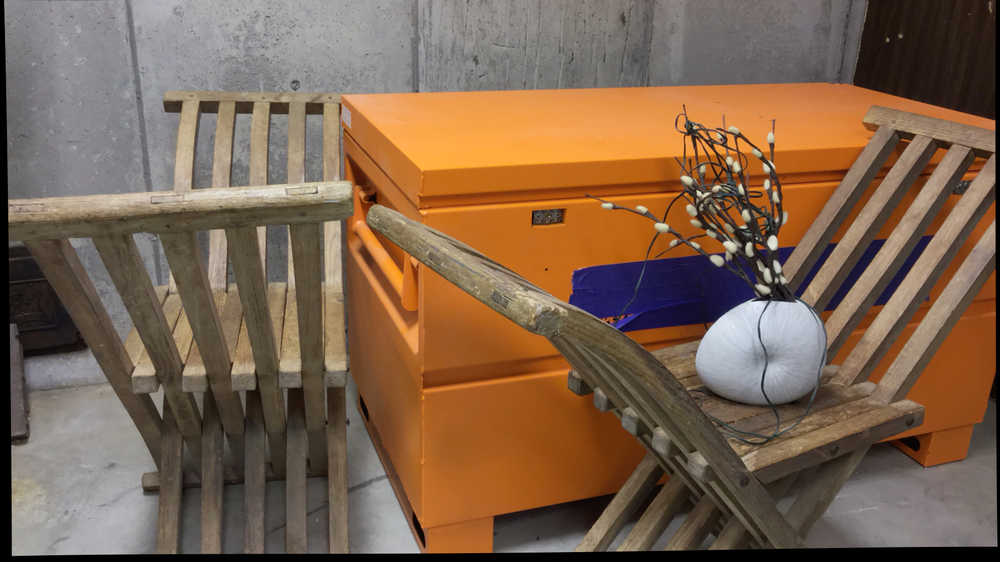
#> input picture Stereo_vision/data/curule/im0.png, 1000 x 562 px, shrunk from 1920 x 1080 before the run, found by its file name
$ python stereo_vision.py
#> lines starting #> are read from the running program, lines starting #| are printed output that depends on the picture; long printed decimals are rounded
#!/usr/bin/env python3

import cv2
import numpy as np
import matplotlib.pyplot as plt

# [19 lines of commented-out code are left out]


def fundamental_matrix(feat_1,feat_2):
    feat_1_mean_x = np.mean(feat_1[:, 0])
    feat_1_mean_y = np.mean(feat_1[:, 1])
    feat_2_mean_x = np.mean(feat_2[:, 0])
    feat_2_mean_y = np.mean(feat_2[:, 1])

    #Recenter the coordinates by subtracting mean
    feat_1[:,0] = feat_1[:,0] - feat_1_mean_x
    feat_1[:,1] = feat_1[:,1] - feat_1_mean_y
    feat_2[:,0] = feat_2[:,0] - feat_2_mean_x
    feat_2[:,1] = feat_2[:,1] - feat_2_mean_y


    #Compute the scaling terms which are the average distances from origin
    s_1 = np.sqrt(2.)/np.mean(np.sum((feat_1)**2,axis=1)**(1/2))
    s_2 = np.sqrt(2.)/np.mean(np.sum((feat_2)**2,axis=1)**(1/2))


    #Calculate the transformation matrices
    T_a_1 = np.array([[s_1,0,0],[0,s_1,0],[0,0,1]])
    T_a_2 = np.array([[1,0,-feat_1_mean_x],[0,1,-feat_1_mean_y],[0,0,1]])
    T_a = T_a_1 @ T_a_2


    T_b_1 = np.array([[s_2,0,0],[0,s_2,0],[0,0,1]])
    T_b_2 = np.array([[1,0,-feat_2_mean_x],[0,1,-feat_2_mean_y],[0,0,1]])
    T_b = T_b_1 @ T_b_2


    #Compute the normalized point correspondences
    x1 = ( feat_1[:, 0].reshape((-1,1)))*s_1
    y1 = ( feat_1[:, 1].reshape((-1,1)))*s_1
    x2 = (feat_2[:, 0].reshape((-1,1)))*s_2
    y2 = (feat_2[:, 1].reshape((-1,1)))*s_2

    #-point Hartley
    #A is (8x9) matrix
    A = np.hstack((x2*x1, x2*y1, x2, y2 * x1, y2 * y1, y2, x1, y1, np.ones((len(x1),1))))


    #Solve for A using SVD
    A = np.array(A)
    U,S,V = np.linalg.svd(A)
    V = V.T

    #last col - soln
    sol = V[:,-1]
    F = sol.reshape((3,3))
    U_F, S_F, V_F = np.linalg.svd(F)

    #Rank-2 constraint
    S_F[2] = 0
    S_new = np.diag(S_F)

    #Recompute normalized F
    F_new = U_F @ S_new @ V_F
    F_norm = T_b.T @ F_new @ T_a
    F_norm = F_norm/F_norm[-1,-1]
    return F_norm

def ransac_best_fundamental_matrix(feat_1,feat_2):
    #RANSAC parameters
    threshold =0.05
    inliers_present= 0
    F_best = []
    #probability of selecting only inliers
    p = 0.99
    N = 100
    count = 0
    for count in range(N):
        # print(count)
        inlier_count= 0
        random_8_feat_1 = []
        random_8_feat_2 = []
        #generate a set of random 8 points
        random_list = np.random.randint(len(feat_1), size = 8)
        for k in random_list:
            random_8_feat_1.append(feat_1[k])
            random_8_feat_2.append(feat_2[k])
        F = fundamental_matrix(np.array(random_8_feat_1), np.array(random_8_feat_2))
        ones = np.ones((len(feat_1),1))
        x1 = np.hstack((feat_1,ones))
        x2 = np.hstack((feat_2,ones))
        e1, e2 = x1 @ F.T, x2 @ F
        error = np.sum(e2* x1, axis = 1, keepdims=True)**2 / np.sum(np.hstack((e1[:, :-1],e2[:,:-1]))**2, axis = 1, keepdims=True)
        inliers = error<=threshold
        inlier_count = np.sum(inliers)
        #Record the best F
        if inliers_present <  inlier_count:
            inliers_present = inlier_count
            F_best = F
        #Iterations to run the RANSAC for every frame
        inlier_ratio = inlier_count/len(feat_1)
        if np.log(1-(inlier_ratio**8)) == 0:
            continue
        N = np.log(1-p)/np.log(1-(inlier_ratio**8))
        count += 1
    return F_best

def SIFT_feature_detection(image):
    sift = cv2.xfeatures2d.SIFT_create()
    (kpoints, features) = sift.detectAndCompute(image, None)
    return (kpoints, features)

def matchPoints(featuresA, featuresB):
    bforce = cv2.BFMatcher()
    matches = bforce.knnMatch(featuresA,featuresB, k=2)
    best_matches = []
    for m,n in matches:
        if m.distance < 0.7*n.distance:
            best_matches.append(m)
    return best_matches

def get_essential(K,F):
    E = K.T @ F @ K
    u,s,v = np.linalg.svd(E)
    s = [1,1,0]
    E_fin = np.dot(u, np.dot(np.diag(s),v))
    return E_fin

def decomposeE(E):
    u,s,vt = np.linalg.svd(E)
    W = np.array([[0,-1,0] , [1,0,0] , [0,0,1]])
    c1 = u[:,2]
    r1 = np.dot(u , np.dot(W , vt))
    c2 = -u[:,2]
    r2 = np.dot(u , np.dot(W , vt))
    c3 = u[:,2]
    r3 = np.dot(u , np.dot(W.T , vt))
    c4 = -u[:,2]
    r4 = np.dot(u , np.dot(W.T , vt))

    R = np.array([r1,r2,r3,r4] , dtype =np.float32)
    C = np.array([c1,c2,c3,c4] , dtype = np.float32)
    for i in range(4):
        if np.linalg.det(R[i]) < 0:
            R[i] = -R[i]
            C[i] = -C[i]
    return R , C


ImgA = cv2.imread("./Project_3/data/curule/im0.png")
#> ImgA is the input picture: shape (562, 1000, 3); mean B, G, R 78.9, 100, 126
ImgB = cv2.imread("./Project_3/data/curule/im1.png")
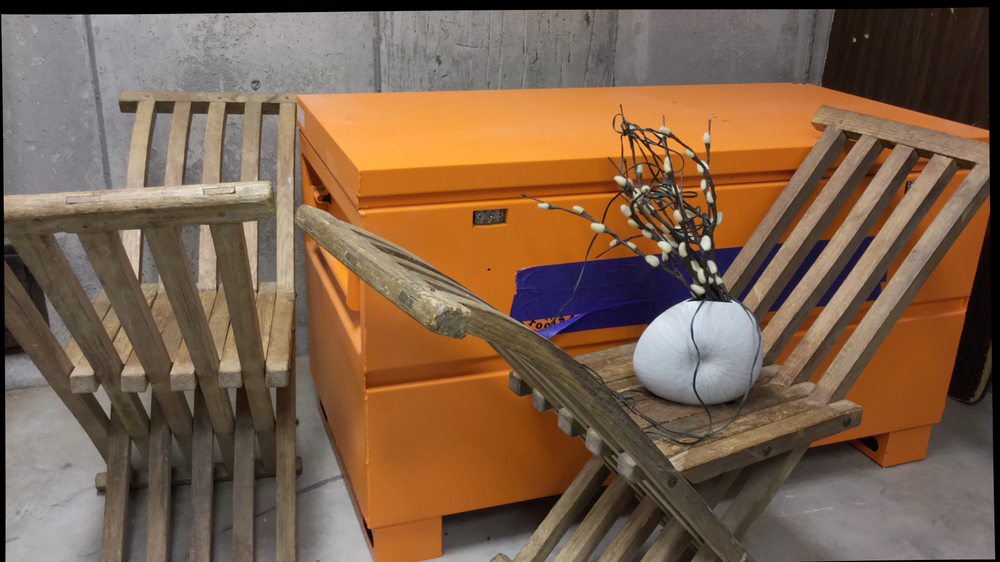
#> input picture Stereo_vision/data/curule/im1.png, 1000 x 562 px, shrunk from 1920 x 1080 before the run, found by its file name
#> ImgB is the input picture: shape (562, 1000, 3); mean B, G, R 75.2, 97.2, 124.4
ImgA = cv2.cvtColor(ImgA, cv2.COLOR_BGR2GRAY)
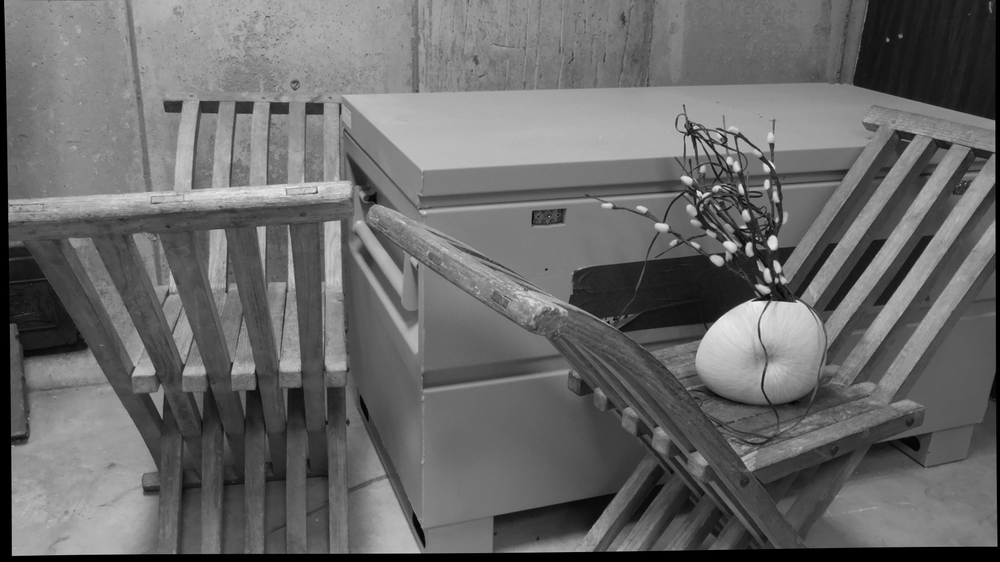
#> ImgA: shape (562, 1000); min 0, max 245, mean 105.3
ImgB = cv2.cvtColor(ImgB, cv2.COLOR_BGR2GRAY)
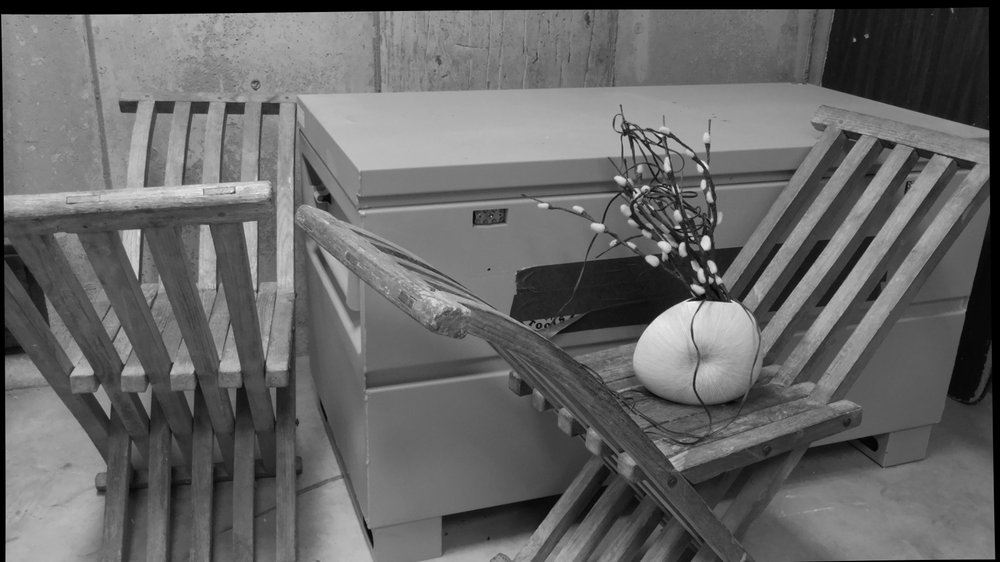
#> ImgB: shape (562, 1000); min 0, max 245, mean 102.8
ImgA = cv2.GaussianBlur(ImgA,(7,7),0)
ImgB = cv2.GaussianBlur(ImgB,(7,7),0)
# cv2.imshow("img1",ImgA_grey)
# cv2.imshow("img2",ImgB_grey)
# cv2.waitKey(0)
kpsA, featuresA = SIFT_feature_detection(ImgA)
#> in SIFT_feature_detection, `(kpoints, features) = sift.detectAndCompute(image, None)`: kpoints = 683 keypoints; strongest (x, y, size): (773, 243, 8), (731, 246, 8.3), (717, 260, 6.9), (751, 342, 62.5)
#> kpsA has the same summary as kpoints in SIFT_feature_detection
kpsB, featuresB = SIFT_feature_detection(ImgB)
#> in SIFT_feature_detection (call 2), `(kpoints, features) = sift.detectAndCompute(image, None)`: kpoints = 672 keypoints; strongest (x, y, size): (705, 243, 7.3), (712, 266, 6.1), (652, 260, 7), (665, 246, 8.3)
#> kpsB has the same summary as kpoints in SIFT_feature_detection
print("Features detected")
# print(len(kpsB))

matches = matchPoints(featuresA,featuresB)
#> in matchPoints, `matches = bforce.knnMatch(featuresA,featuresB, k=2)`: matches = 683 matches
#> after the loop in matchPoints, `for m,n in matches:`: best_matches = 250 matches
#> matches = 250 matches

# matchMask = [[0,0] for i in range(len(matches))]

# ImgC = cv2.drawMatches(ImgA,kpsA,ImgB,kpsB,matches,ImgB, flags=2)


kp1_lst = []
kp2_lst = []
for match in matches:
    ImgA_idx = match.queryIdx
    ImgB_idx = match.trainIdx
    (x1,y1) = kpsA[ImgA_idx].pt
    (x2,y2) = kpsA[ImgB_idx].pt
    kp1_lst.append((x1,y1))
    kp2_lst.append((x2,y2))
#> this loop made 250 passes
#> (ImgA_idx, ImgB_idx, x1, y1, x2, y2) on passes 1 to 3: (7, 667, 18.16, 548.3, 956.3, 186.3), (14, 277, 26.57, 411.4, 561.5, 372.4), (18, 6, 61.17, 335.2, 16.49, 451)
#> after the loop, kp1_lst = 250 pairs, first value 18.16 to 990.2, second value 35.82 to 548.3; kp2_lst = 250 pairs, first value 16.49 to 966.9, second value 18.81 to 548.3

A = []

for i in range(len(kp1_lst)):
    x1,y1 = kp1_lst[i]
    x2,y2 = kp2_lst[i]
    A.append([x1*x2, x1*y2, x1, y1*x2, y1*y2, y1, x2, y2, 1])
#> this loop made 250 passes
#> (x1, y1, x2, y2) on passes 1 to 3: (18.16, 548.3, 956.3, 186.3), (26.57, 411.4, 561.5, 372.4), (61.17, 335.2, 16.49, 451)
#> after the loop, A = 250 items

A = np.array(A)
# print(A)

[u,s,v] = np.linalg.svd(A)
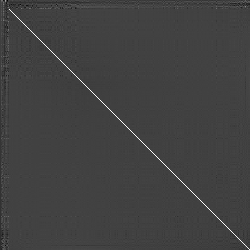
#> u: shape (250, 250) float64; min -0.347, max 0.995, mean -0.000237; drawn with min black and max white
#> s = [7981950.7, 1506623.8, 1195071.2, 485086.8, 2448.3, 930.5, 691, 553.9, 1.4]
# print(v)
print("calculating fm")
F = ransac_best_fundamental_matrix(kp1_lst,kp2_lst)
#> the loop in ransac_best_fundamental_matrix, `for count in range(N):` made 100 passes
#> (random_list, inlier_count, inliers_present, inlier_ratio, N) on pass 1: ([172, 47, 117, 192, 67, 195, 103, 9], 14, 14, 0.056, 4.76e+10)
#> (random_list, inlier_count, inlier_ratio) on passes 2, 4, 7, 8, 10, 11: ([211, 21, 242, 36, 87, 70, 216, 88], 1, 0.004), ([81, 165, 25, 77, 72, 9, 148, 115], 1, 0.004), ([32, 193, 9, 185, 127, 32, 31, 202], 0, 0), ([244, 151, 163, 203, 114, 183, 28, 34], 0, 0), ([17, 79, 132, 105, 42, 186, 31, 120], 1, 0.004), ([1, 65, 231, 169, 57, 35, 102, 119], 0, 0)
f = v[-1,:]
F = f.reshape((3,3))
# print(f)
print("calculated fm")
K = np.array([[1758.23, 0, 977.42],[0, 1758.23, 552.15],[0, 0, 1]])
# print(K)

print("calculating em")
E = get_essential(K,F)
# print(E)
print("calculated em")
print("calculating R&C")
R,C = decomposeE(E)
print("calculated R&C")
print(R)
#| [[[ 0.2065 -0.6857 -0.6979 ]
#|   [ 0.9777   0.1175  0.1739]
#|   [-0.0373 -0.7183    0.6947]]
#|  [[ 0.2065 -0.6857 -0.6979 ]
#|   [ 0.9777   0.1175  0.1739]
#|   [-0.0373 -0.7183    0.6947]]
#|  [[-0.1286  0.9195  -0.3716]
#|   [-0.9884 -0.1494 -0.02774]
#|   [-0.08102  0.3637   0.928 ]]
#|  [[-0.1286  0.9195  -0.3716]
#|   [-0.9884 -0.1494 -0.02774]
#|   [-0.08102  0.3637   0.928 ]]]
print("------")
print(C)
#| [[-0.5487   0.07501  0.8326]
#|  [ 0.5487  -0.07501 -0.8326]
#|  [-0.5487   0.07501  0.8326]
#|  [ 0.5487  -0.07501 -0.8326]]
# cv2.imshow("ImgC",ImgC)
# cv2.waitKey(0)
